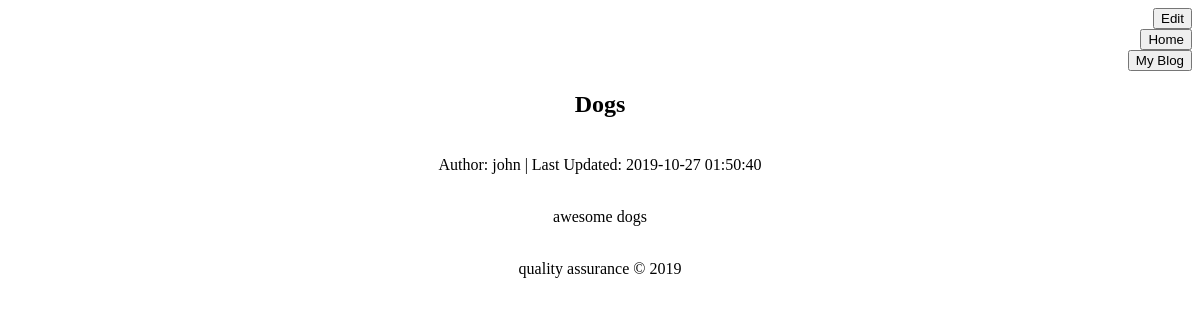
The page /1/2 (signed in) on the database as committed earlier.
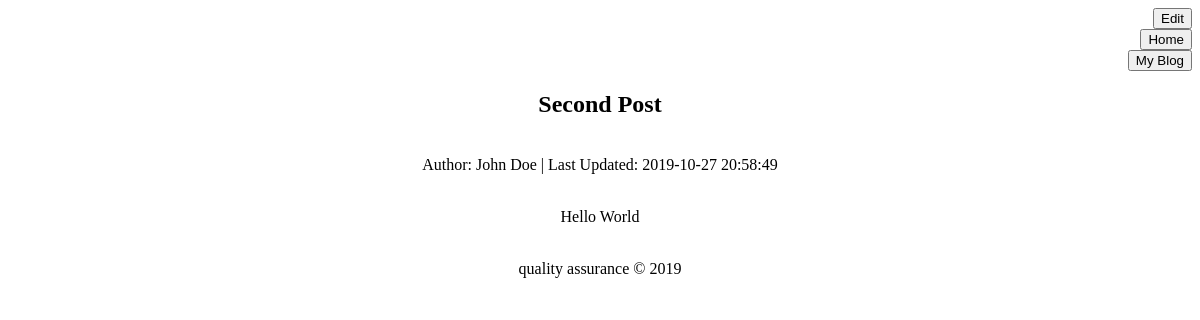
The same page on the database as committed later.
### tables this page shows
CREATE TABLE blogs (
  blogid INTEGER PRIMARY KEY AUTOINCREMENT,
  userid INTEGER NOT NULL,
  author TEXT NOT NULL,
  title TEXT UNIQUE NOT NULL,
  content TEXT NOT NULL,
  lastupdated TIMESTAMP NOT NULL DEFAULT CURRENT_TIMESTAMP,
  FOREIGN KEY (userid) REFERENCES users (userid)
);

### app.py (the view, shortened to what this page needs)
@app.route("/<userid>/<blogid>")
def post(userid, blogid):
    if "isloggedin" in session: # SQLite queries to display content
        author = get("blogs", "author", "WHERE blogid = '%s'" % blogid)[0][0]
        title = get("blogs", "title", "WHERE blogid = '%s'" % blogid)[0][0]
        content = get("blogs", "content", "WHERE blogid = '%s'" % blogid)[0][0]
        lastupdated = get("blogs", "lastupdated", "WHERE blogid = '%s'" % blogid)[0][0]
        return render_template(
            "post.html",
            canedit = True,
            userid = userid,
            blogid = blogid,
            content = content,
            author = author,
            title = title,
            lastupdated = lastupdated
        )
    return redirect("/") # not logged in

### app.py (called while the page is built)
@app.before_request
def database_connection():
    conn()
    try:
        g.username = request.args["username"]
        g.password = request.args["password"]
        g.creds = g.username and g.password
    except:
        pass

@app.teardown_request
def close_database_connection(Exception):
    close()
    try:
        g.pop("username", None)
        g.pop("password", None)
        g.pop("creds", None)
    except:
        pass

### utl/dbconn.py (called while the page is built)
def conn():
    if "db" not in g:
        g.db = connect(current_app.config["DATABASE"])

def close():
    db = getattr(g, "db", None)
    if db is not None:
        db.close()

### utl/dbfunc.py (called while the page is built)
def get(tbl_name, column, conditional=""):
    cur = g.db.cursor()
    cur.execute("SELECT %s FROM %s %s" % (column, tbl_name, conditional))
    values = cur.fetchall()
    cur.close()
    return [list(value) for value in values]

### templates/post.html (shortened to what this page needs)
{% extends "base.html" %}
{% block body %}
<div align="right">
    {% if canedit %}
    <form action="{{ url_for('edit', userid = userid, blogid = blogid, title = title, content = content) }}">
        <input type="submit" value="Edit">
    </form>
    {% endif %}
    <form action="/home">
        <input type="submit" value="Home">
    </form>
    <form action="/myblog">
        <input type="submit" value="My Blog">
    </form>
</div>
<div align="center">
    <h2> {{ title }} </h2>
    <br>
    <italic> Author: {{ author }} | Last Updated: {{ lastupdated }} </italic>
    <br>
    <br>
    <p> {{ content }} </p>
    <br>
</div>
{% endblock %}

Rows that differ between the two databases and show on the page:
changed blogs: title "Dogs" → "Second Post"; author "john" → "John Doe"; lastupdated "2019-10-27 01:50:40" → "2019-10-27 20:58:49"; content "awesome dogs" → "Hello World"
